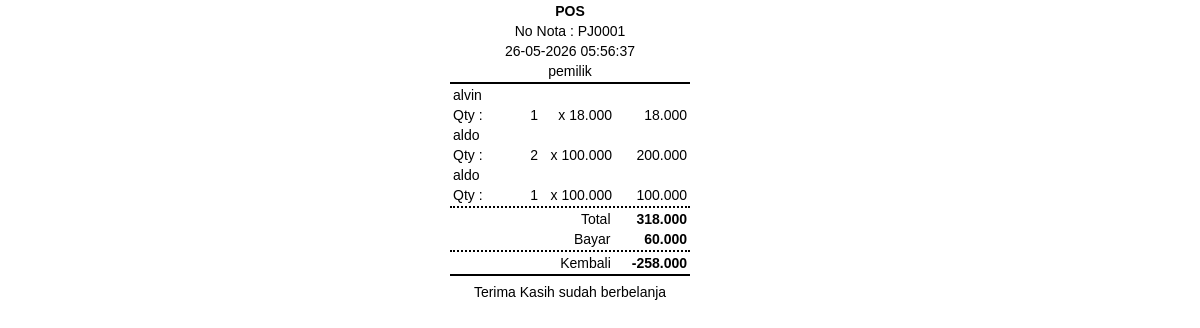
The page /report/r-struk.php?nota=PJ0001 (signed in) on the database its author committed.
### tables this page shows
CREATE TABLE `tbl_user` (
  `userid` int(11) NOT NULL,
  `username` varchar(30) NOT NULL,
  `fullname` varchar(100) NOT NULL,
  `password` varchar(256) NOT NULL,
  `address` varchar(100) NOT NULL,
  `level` int(1) NOT NULL COMMENT '1.pemilik\r\n2.kasir',
  `foto` varchar(100) NOT NULL
);

CREATE TABLE `tbl_jual_detail` (
  `id` int(11) NOT NULL,
  `no_jual` varchar(20) NOT NULL,
  `tgl_jual` date NOT NULL,
  `barcode` varchar(100) NOT NULL,
  `nama_brg` varchar(100) NOT NULL,
  `qty` int(11) NOT NULL,
  `harga_jual` int(11) NOT NULL,
  `jml_harga` int(11) NOT NULL
);

CREATE TABLE `tbl_jual_head` (
  `no_jual` varchar(20) NOT NULL,
  `tgl_jual` date NOT NULL,
  `customer` varchar(255) NOT NULL,
  `total` int(11) NOT NULL,
  `keterangan` varchar(255) NOT NULL,
  `jml_bayar` int(11) NOT NULL,
  `kembalian` int(11) NOT NULL
);

### config/functions.php (called while the page is built, shortened)
<?php
function getData($sql)
{
    global $koneksi;
    $result = mysqli_query($koneksi, $sql);
    $rows = [];
    while ($row = mysqli_fetch_assoc($result)) {
        $rows[] = $row;
    }
    return $rows;
}
function userLogin()
{
    $userActive = $_SESSION["ssUserPOS"];
    $dataUser = getData("SELECT * FROM tbl_user WHERE username = '$userActive'");
    return isset($dataUser[0]) ? $dataUser[0] : null;
}

### report/r-struk.php (the view, shortened to what this page needs)
<?php
require "../config/config.php";
require "../config/functions.php";
$nota = $_GET['nota'];
$dataJual = getData("SELECT * FROM tbl_jual_head WHERE
no_jual = '$nota'")[0];
$itemJual = getData("SELECT * FROM tbl_jual_detail WHERE
no_jual = '$nota'");
?>
<html lang="en">
<head>
</head>
<body>
    <table style="border-bottom: solid 2px; text-align:center;
    font-size: 14px;width: 240px;">
        <tr>
            <td><b>POS</b></td>
        </tr>
        <tr>
            <td><?= 'No Nota : ' . $nota ?></td>
        </tr>
        <tr>
            <td><?= date('d-m-Y H:i:s') ?></td>
        </tr>
        <tr>
            <td><?= userLogin()['username'] ?></td>
        </tr>
    </table>
    <table style="border-bottom: dotted 2px; font-size: 14px; width: 240px;">
        <?php
            foreach($itemJual as $item){
        ?>
            <tr>
                <td colspan="6"><?= $item['nama_brg'] ?></td>
            </tr>
            <tr>
                <td colspan="2" style="width: 70px;">Qty :</td>
                <td style="width: 10px; text-align:right;"><?= $item['qty'] ?></td>
                <td style="width: 70px; text-align:right;">x <?= number_format
                ($item['harga_jual'],0,',','.') ?></td>
                <td style="width: 70px; text-align:right;" colspan="2"><?= number_format
                ($item['jml_harga'],0,',','.') ?></td>
            </tr>
        <?php } ?>
    </table>
    <table style="border-bottom: dotted 2px; font-size: 14px; width: 240px;">
        <tr>
            <td colspan="3" style="width: 100px;"></td>
            <td style="width: 50px; text-align:right">Total</td>
            <td style="width: 70px; text-align:right" colspan="2"><b><?=
            number_format($dataJual['total'],0,',','.') ?></b></td>
        </tr>
        <tr>
            <td colspan="3" style="width: 100px;"></td>
            <td style="width: 50px; text-align:right">Bayar</td>
            <td style="width: 70px; text-align:right" colspan="2"><b><?=
            number_format($dataJual['jml_bayar'],0,',','.') ?></b></td>
        </tr>
    </table>
    <table style="border-bottom: solid 2px; font-size: 14px; width: 240px;">
        <tr>
            <td colspan="3" style="width: 100px;"></td>
            <td style="width: 50px; text-align:right">Kembali</td>
            <td style="width: 70px; text-align:right" colspan="2"><b><?=
            number_format($dataJual['kembalian'],0,',','.') ?></b></td>
        </tr>
    </table>
    <table style="text-align:center; margin-top: 5px; font-size: 14px; width: 240px;">
        <tr>
            <td>Terima Kasih sudah berbelanja</td>
        </tr>
    </table>
</body>
</html>

### report/r-struk.php (style rules this page uses)
body { font-family: Arial, sans-serif; width: 300px; margin: auto; overflow: hidden; }

### rows shown on the page
tbl_user: username "pemilik"
tbl_jual_detail: nama_brg "alvin", qty "1", harga_jual "18.000", jml_harga "18.000"
tbl_jual_detail: nama_brg "aldo", qty "2", harga_jual "100.000", jml_harga "200.000"
tbl_jual_detail: nama_brg "aldo", qty "1", harga_jual "100.000", jml_harga "100.000"
tbl_jual_head: total "318.000", jml_bayar "60.000", kembalian "-258.000"

### other values the page prints
$nota "PJ0001"
